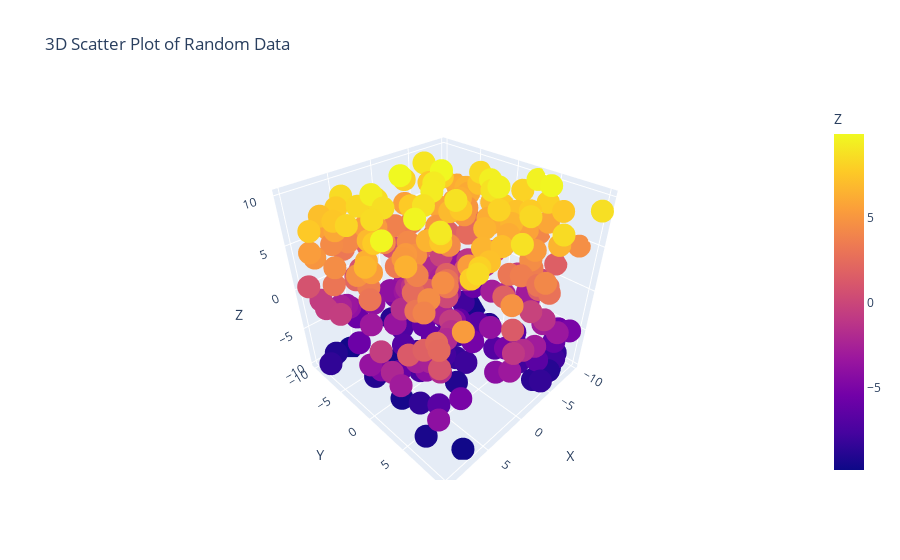

Here is the notebook cell this chart was saved with:
### Markdown cell above
PLOTLY ASSIGNMENT:

### Code cell
#Question 1. Using the given dataset, to generate a 3D scatter plot to visualize the distribution of data points in a three-dimensional space
# np.random.seed(30) 
# data = { 
#     'X': np.random.uniform(-10, 10, 300), 
#     'Y': np.random.uniform(-10, 10, 300), 
#     'Z': np.random.uniform(-10, 10, 300) 
# } 
# df = pd.DataFrame(data)

import numpy as np
import pandas as pd
import plotly.express as px

# Step 1: Generate the data
np.random.seed(30)
data = { 
    'X': np.random.uniform(-10, 10, 300), 
    'Y': np.random.uniform(-10, 10, 300), 
    'Z': np.random.uniform(-10, 10, 300) 
} 
df = pd.DataFrame(data)

# Step 2: Create a 3D scatter plot using Plotly
fig = px.scatter_3d(df, x='X', y='Y', z='Z', color='Z', title='3D Scatter Plot of Random Data')

# Step 3: Show the plot
fig.show()

### Figure 1 — Plotly figure (JSON) as saved in the notebook; plotly's stock layout.template omitted (floating-point values rounded to 4 significant figures; data arrays with more than 128 entries replaced by an {"elided": "..."} marker saying what was removed)
{"data": [{"hovertemplate": "X=%{x}<br>Y=%{y}<br>Z=%{marker.color}<extra></extra>", "legendgroup": "", "marker": {"color": {"elided": "300 float values"}, "coloraxis": "coloraxis", "symbol": "circle"}, "mode": "markers", "name": "", "scene": "scene", "showlegend": false, "type": "scatter3d", "x": {"elided": "300 float values"}, "y": {"elided": "300 float values"}, "z": {"elided": "300 float values"}}], "layout": {"coloraxis": {"colorbar": {"title": {"text": "Z"}}, "colorscale": [[0, "#0d0887"], [0.1111, "#46039f"], [0.2222, "#7201a8"], [0.3333, "#9c179e"], [0.4444, "#bd3786"], [0.5556, "#d8576b"], [0.6667, "#ed7953"], [0.7778, "#fb9f3a"], [0.8889, "#fdca26"], [1, "#f0f921"]]}, "legend": {"tracegroupgap": 0}, "scene": {"domain": {"x": [0, 1], "y": [0, 1]}, "xaxis": {"title": {"text": "X"}}, "yaxis": {"title": {"text": "Y"}}, "zaxis": {"title": {"text": "Z"}}}, "title": {"text": "3D Scatter Plot of Random Data"}}}
